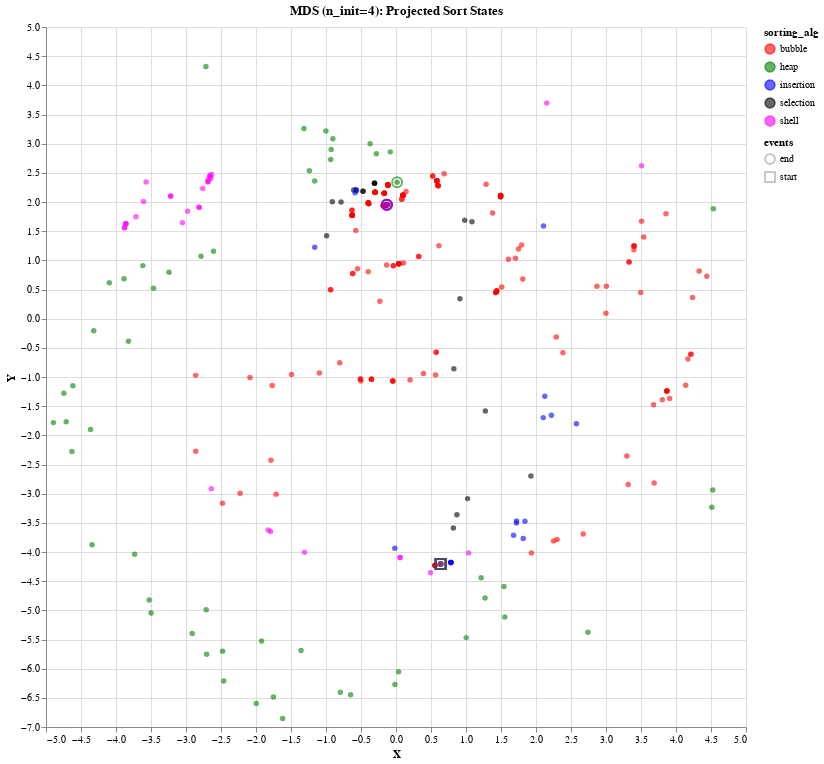

Notebook code for this chart:
### Code cell
coords = manifold.MDS(n_init=4).fit_transform(proj_data)
gen_plot(coords, dim_red_type='MDS (n_init=4)')

### Figure 1 — Vega-Lite specification as saved in the notebook (floating-point values rounded to 4 significant figures; data arrays with more than 128 entries replaced by an {"elided": "..."} marker saying what was removed)
{"config": {"view": {"continuousWidth": 400, "continuousHeight": 300}}, "layer": [{"mark": {"type": "point", "filled": true, "opacity": 0.6}, "encoding": {"color": {"field": "sorting_alg", "scale": {"range": ["red", "green", "blue", "black", "magenta", "orange"]}, "type": "nominal"}, "x": {"field": "X", "type": "quantitative"}, "y": {"field": "Y", "type": "quantitative"}}, "selection": {"selector008": {"type": "interval", "bind": "scales", "encodings": ["x", "y"]}}}, {"mark": {"type": "point", "opacity": 0.6, "size": 100}, "encoding": {"color": {"field": "sorting_alg", "scale": {"range": ["red", "green", "blue", "black", "magenta", "orange"]}, "type": "nominal"}, "shape": {"field": "events", "type": "nominal"}, "x": {"field": "X", "type": "quantitative"}, "y": {"field": "Y", "type": "quantitative"}}, "transform": [{"filter": "((datum.events === 'start') || (datum.events === 'end'))"}]}], "data": {"name": "data-b355f39cead936ee29eaf353846c930c"}, "height": 700, "title": "MDS (n_init=4): Projected Sort States", "width": 700, "$schema": "https://vega.github.io/schema/vega-lite/v4.17.0.json", "datasets": {"data-b355f39cead936ee29eaf353846c930c": {"elided": "325 records"}}}
